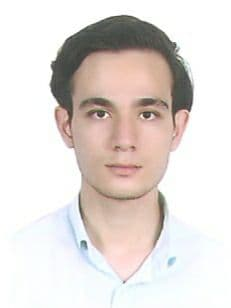
#> input picture images/Myself.jpg, 231 x 308 px, found by its file name
$ python Transp-bitsOperation.py
#> lines starting #> are read from the running program, lines starting #| are printed output that depends on the picture
import cv2
import numpy as np
import matplotlib.pyplot as plt

Img = cv2.imread('./images/Myself.jpg', -1)
#> Img is the input picture: shape (308, 231, 3); mean B, G, R 215.5, 219.2, 226.6
B, G, R = cv2.split(Img)
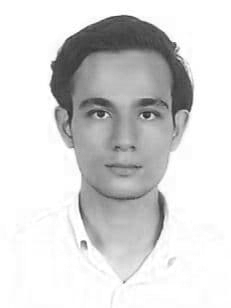
#> B: shape (308, 231); min 37, max 255, mean 215.5
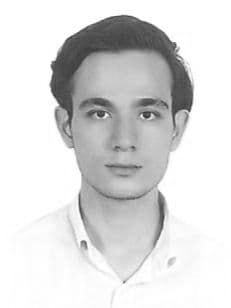
#> G: shape (308, 231); min 50, max 255, mean 219.2
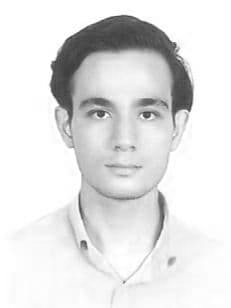
#> R: shape (308, 231); min 58, max 255, mean 226.6
Alpha = np.ones(Img.shape, np.uint8)
bgra = cv2.merge((B, G, R, Alpha))
print(bgra.shape)
#| (308, 231, 6)

plt.figure(figsize=[20,10])
plt.subplot(121);plt.imshow(bgra[:,:,0:3]),plt.title('Original Shape');
plt.subplot(122);plt.imshow(bgra[:,:,-1], cmap='gray'),plt.title('alpha image');
#plt.show()

print(cv2.split(bgra[:,:,3:6]))
#> (printed output is left out)
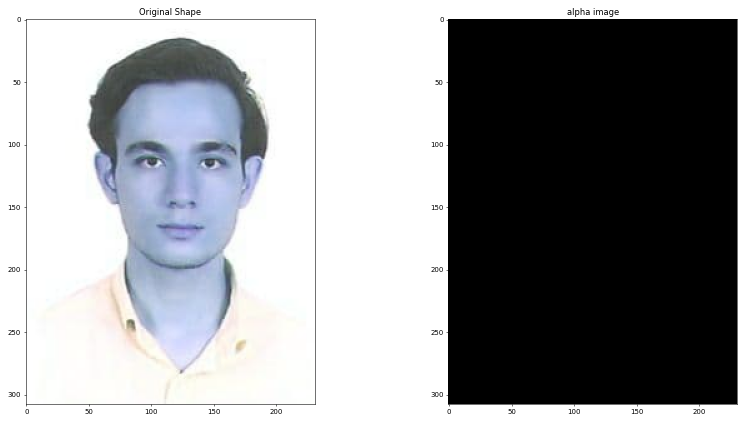
#> figure drawn by matplotlib, 2 panels; B, G, R data is drawn as R, G, B

$ run again, with images/Me.jpg copied over images/Myself.jpg
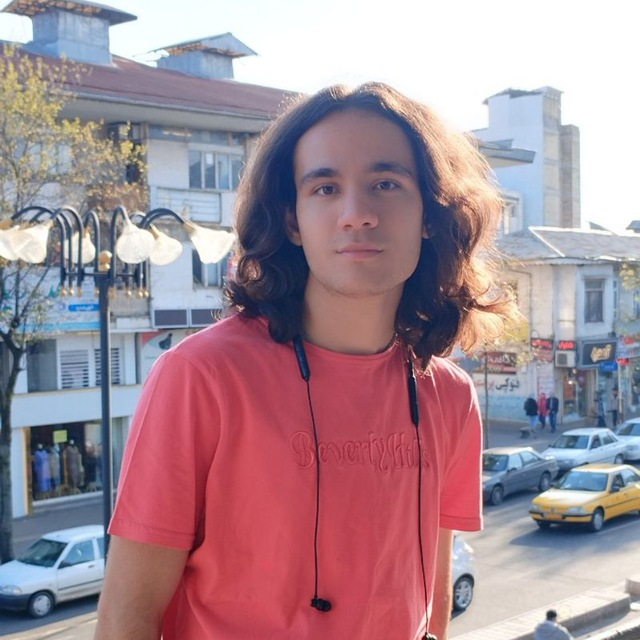
#> input picture images/Me.jpg, 640 x 640 px, found by its file name
#> Img is the input picture: shape (640, 640, 3); mean B, G, R 150.6, 140.4, 166.2
#> `B, G, R = cv2.split(Img)`:
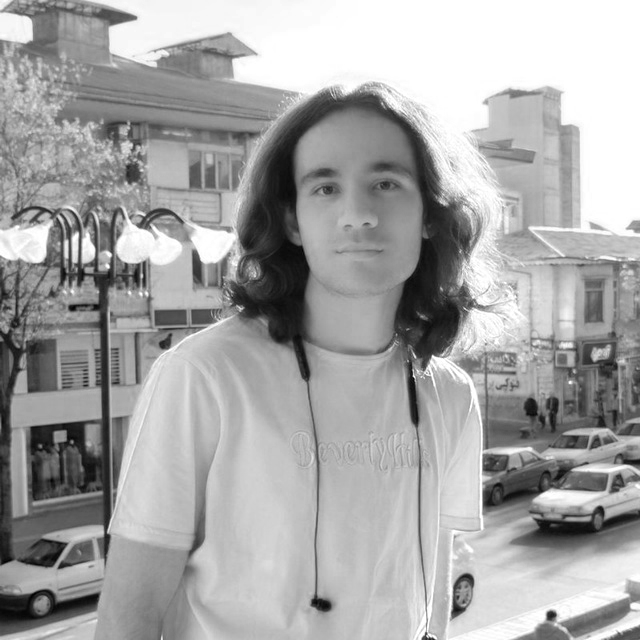
#> R: shape (640, 640); min 0, max 255, mean 166.2
#| (640, 640, 6)
#> (printed output is left out)
#> `print(cv2.split(bgra[:,:,3:6]))`:
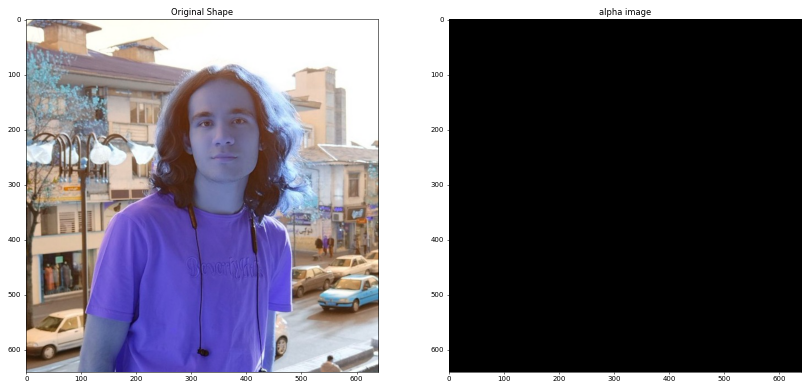
#> figure drawn by matplotlib, 2 panels; B, G, R data is drawn as R, G, B
